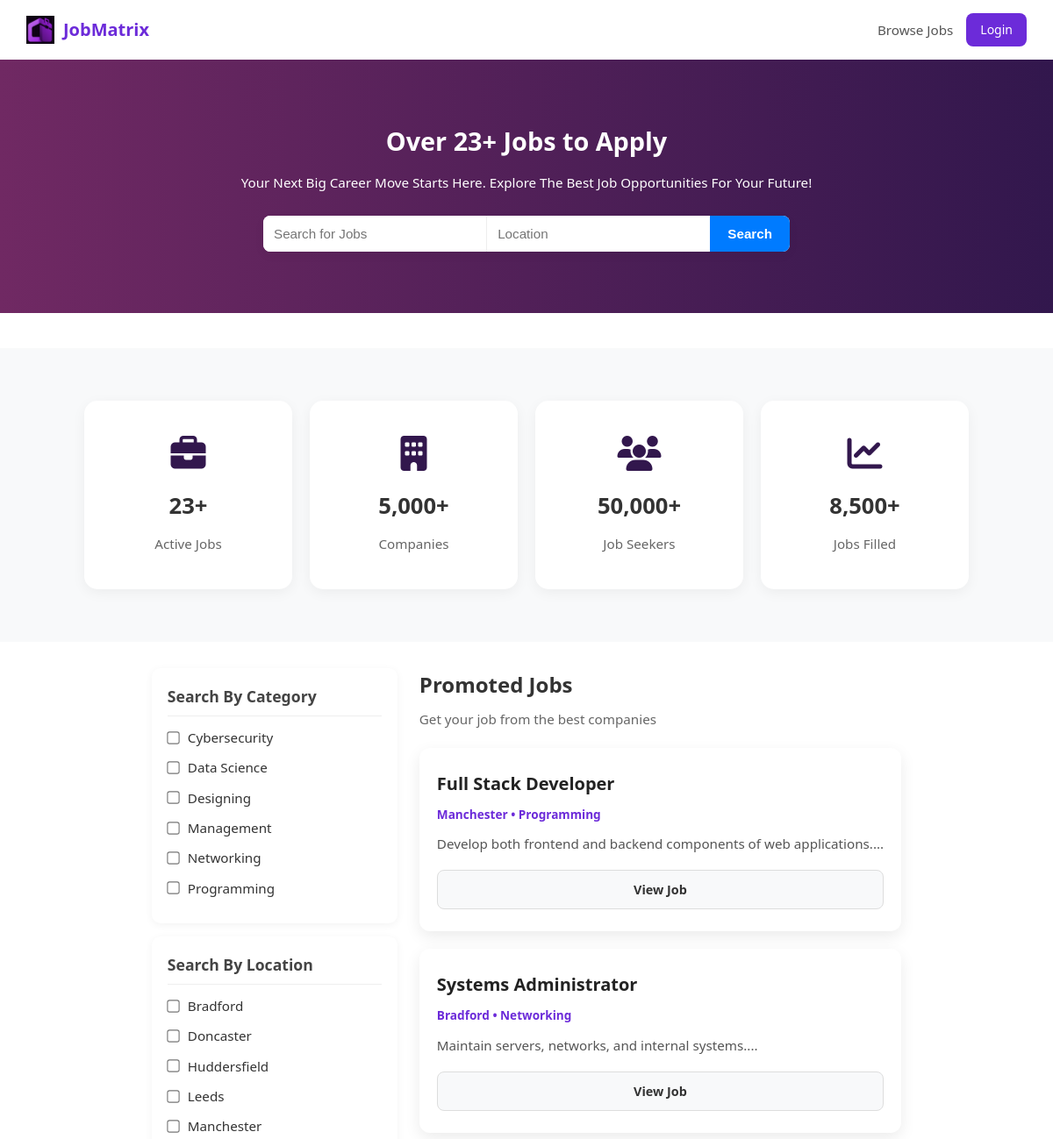
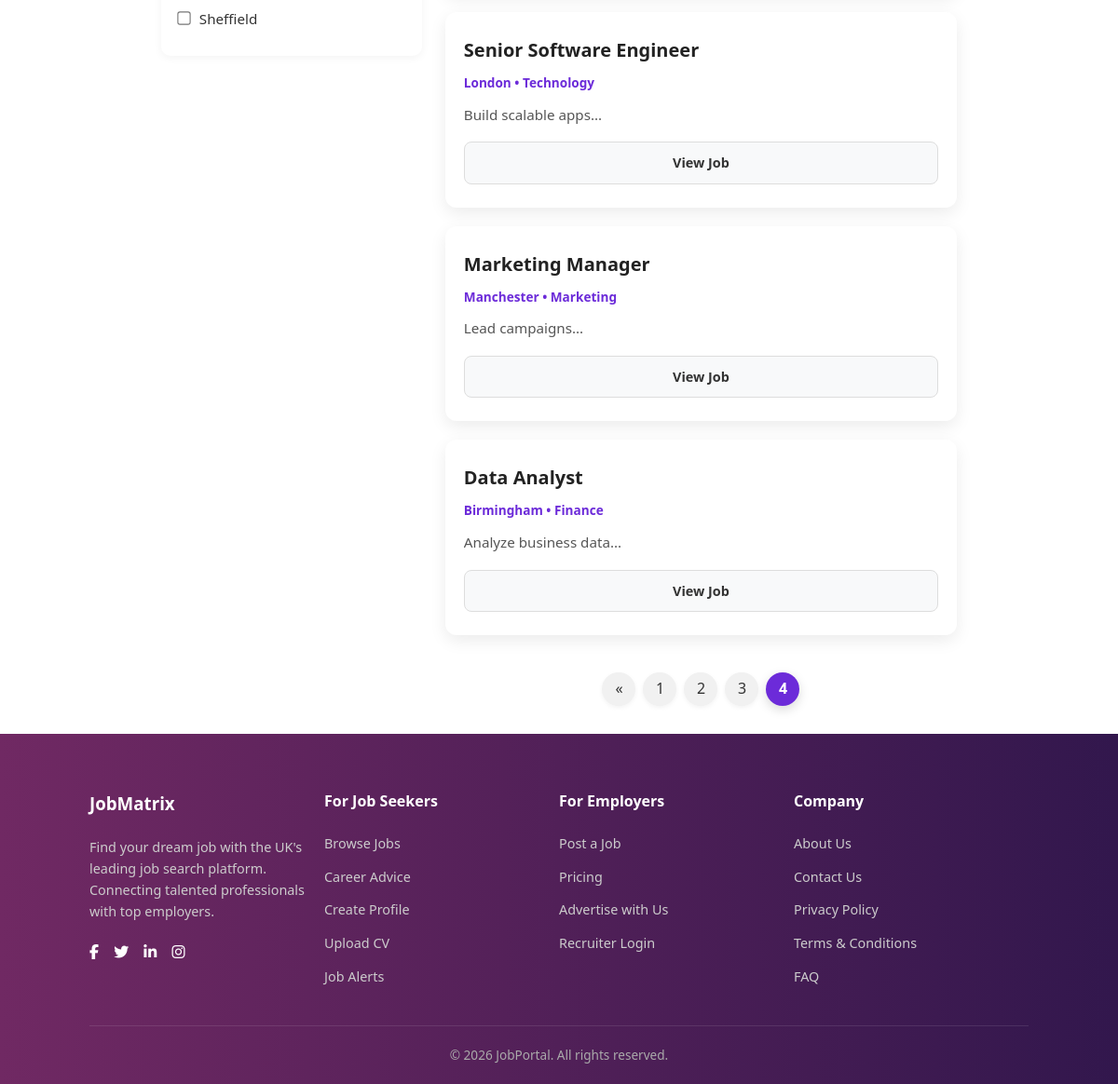
/?page=4, run on the app's committed database (2 pictures, top to bottom).
### tables this page shows
CREATE TABLE `jobs` (
  `id` int(11) NOT NULL,
  `title` varchar(255) DEFAULT NULL,
  `company` varchar(255) DEFAULT NULL,
  `location` varchar(255) DEFAULT NULL,
  `salary` varchar(100) DEFAULT NULL,
  `type` varchar(50) DEFAULT NULL,
  `category` varchar(100) DEFAULT NULL,
  `description` text DEFAULT NULL,
  `created_at` timestamp NOT NULL DEFAULT current_timestamp(),
  `is_promoted` tinyint(1) DEFAULT 0
);

### index.php (the view, shortened to what this page needs)
<?php
include 'includes/db.php';
include 'includes/header.php';
$jobsPerPage = 6;
$page = isset($_GET['page']) ? (int)$_GET['page'] : 1;
$offset = ($page - 1) * $jobsPerPage;
$totalQuery = "SELECT COUNT(*) as total FROM jobs";
$totalResult = mysqli_query($conn, $totalQuery);
$totalRow = mysqli_fetch_assoc($totalResult);
$totalJobs = $totalRow['total'];
$totalPages = ceil($totalJobs / $jobsPerPage);
$jobsQuery = "SELECT * FROM jobs
              ORDER BY is_promoted DESC, created_at DESC
              LIMIT $jobsPerPage OFFSET $offset";
$jobsResult = mysqli_query($conn, $jobsQuery);
$activeResult = $conn->query("SELECT COUNT(*) AS total_jobs FROM jobs");
$activeRow = $activeResult->fetch_assoc();
$total_active_jobs = $activeRow['total_jobs'];
?>
<section class="banner">
    <h1>Over <?php echo number_format($total_active_jobs); ?>+ Jobs to Apply</h1>
    <p>Your Next Big Career Move Starts Here. Explore The Best Job Opportunities For Your Future!</p>
    <div class="search-form">
        <input type="text" placeholder="Search for Jobs">
        <input type="text" placeholder="Location">
        <button>Search</button>
    </div>
</section>
<section class="stats">
    <div class="stats-container">
        <div class="stat-card">
            <i class="fas fa-briefcase"></i>
            <h3><?php echo number_format($total_active_jobs); ?>+</h3>
            <p>Active Jobs</p>
        </div>
        <div class="stat-card">
            <i class="fas fa-building"></i>
            <h3>5,000+</h3>
            <p>Companies</p>
        </div>
        <div class="stat-card">
            <i class="fas fa-users"></i>
            <h3>50,000+</h3>
            <p>Job Seekers</p>
        </div>
        <div class="stat-card">
            <i class="fas fa-chart-line"></i>
            <h3>8,500+</h3>
            <p>Jobs Filled</p>
        </div>
    </div>
</section>
<div class="main-container">
    <aside class="sidebar">
        <div class="filter-section">
            <h3>Search By Category</h3>
            <form>
                <label><input type="checkbox">Cybersecurity</label>
                <label><input type="checkbox">Data Science</label>
                <label><input type="checkbox">Designing</label>
                <label><input type="checkbox">Management</label>
                <label><input type="checkbox">Networking</label>
                <label><input type="checkbox">Programming</label>
            </form>
        </div>
        <div class="filter-section">
            <h3>Search By Location</h3>
            <form>
                <label><input type="checkbox">Bradford</label>
                <label><input type="checkbox">Doncaster</label>
                <label><input type="checkbox">Huddersfield</label>
                <label><input type="checkbox">Leeds</label>
                <label><input type="checkbox">Manchester</label>
                <label><input type="checkbox">Sheffield</label>
            </form>
        </div>
    </aside>
    <section class="latest-jobs">
        <h2>Promoted Jobs</h2>
        <p>Get your job from the best companies</p>
        <div class="job-cards">
            <?php while($job = mysqli_fetch_assoc($jobsResult)) { ?>
                <div class="job-card">
                    <h3><?php echo $job['title']; ?></h3>
                    <p class="level">
                        <?php echo $job['location']; ?> • <?php echo $job['category']; ?>
                    </p>
                    <p class="desc">
                        <?php echo substr($job['description'], 0, 120); ?>...
                    </p>
                    <div class="action">
                        <a href="job.php?id=<?php echo $job['id']; ?>" class="learn">View Job</a>
                    </div>
                </div>
            <?php } ?>
        </div>
        <div class="pagination">
            <?php if ($page > 1): ?>
                <a href="?page=<?php echo $page - 1; ?>">&laquo;</a>
            <?php endif; ?>
            <?php for ($i = 1; $i <= $totalPages; $i++): ?>
                <a href="?page=<?php echo $i; ?>"
                   class="<?php echo ($i == $page) ? 'active' : ''; ?>">
                   <?php echo $i; ?>
                </a>
            <?php endfor; ?>
        </div>
    </section>
</div>
<?php include 'includes/footer.php'; ?>

### assets/css/style.css (style rules this page uses)
* { margin: 0; padding: 0; box-sizing: border-box; }
body { font-family: 'Segoe UI', Tahoma, Geneva, Verdana, sans-serif; background-color: white; color: #333; line-height: 1.6; min-height: 100vh; display: flex; flex-direction: column; }
.banner { background: linear-gradient(90deg, #702963 0%, #32174d 100%); color: white; text-align: center; padding: 70px 20px; }
.banner h1 { font-size: 1.8rem; margin-bottom: 12px; }
.banner p { font-size: 0.95rem; max-width: 700px; margin: 0 auto 25px; }
.search-form { display: flex; max-width: 600px; margin: 0 auto; background: white; border-radius: 8px; overflow: hidden; box-shadow: 0 4px 12px rgba(0, 0, 0, 0.05); }
.search-form input { flex: 1; padding: 12px; border: none; font-size: 0.95rem; }
.search-form input:first-child { border-right: 1px solid #eee; }
.search-form button { background: #007bff; color: white; border: none; padding: 0 20px; font-weight: 600; cursor: pointer; transition: 0.3s; font-size: 0.95rem; }
.stats { margin-top: 40px; padding: 60px 8%; background: #f8f9fa; }
.stats-container { display: flex; justify-content: space-between; flex-wrap: wrap; gap: 20px; }
.stat-card { flex: 1; min-width: 220px; background: #fff; border-radius: 15px; padding: 40px 20px; text-align: center; box-shadow: 0 4px 15px rgba(0, 0, 0, 0.05); transition: all 0.3s ease; }
.stat-card i { font-size: 40px; color: #32174d; margin-bottom: 20px; }
.stat-card h3 { font-size: 1.6rem; margin-bottom: 10px; font-weight: 700; }
.stat-card p { color: #666; font-size: 0.95rem; }
.main-container { display: flex; max-width: 1400px; margin: 30px auto; padding: 0 15px; gap: 25px; flex: 1; }
.sidebar { width: 280px; flex-shrink: 0; }
.filter-section { background: #fff; padding: 18px; border-radius: 10px; box-shadow: 0 2px 10px rgba(0, 0, 0, 0.05); margin-bottom: 15px; }
.filter-section h3 { font-size: 1.1rem; margin-bottom: 12px; color: #444; border-bottom: 1px solid #eee; padding-bottom: 8px; }
.filter-section label { display: flex; align-items: center; margin-bottom: 10px; font-size: 0.95rem; cursor: pointer; }
.filter-section input { margin-right: 10px; transform: scale(1.1); }
.latest-jobs { flex: 1; order: 1; }
.latest-jobs h2 { font-size: 1.5rem; margin-bottom: 8px; color: #333; }
.latest-jobs > p { color: #666; margin-bottom: 20px; font-size: 0.95rem; }
.job-cards { display: grid; grid-template-columns: repeat(auto-fit, minmax(280px, 1fr)); gap: 20px; margin-bottom: 40px; }
.job-card { background: #fff; border-radius: 12px; padding: 25px 20px; box-shadow: 0 6px 18px rgba(0,0,0,0.08); transition: all 0.3s ease; display: flex; flex-direction: column; justify-content: space-between; position: relative; }
.job-card h3 { font-size: 1.25rem; margin-bottom: 8px; color: #222; }
.level { font-size: 0.85rem; color: #6c2bd9; font-weight: 600; margin-bottom: 12px; }
.desc { font-size: 0.95rem; color: #555; line-height: 1.5; margin-bottom: 18px; display: -webkit-box; -webkit-line-clamp: 3; -webkit-box-orient: vertical; overflow: hidden; }
.action { display: flex; gap: 10px; margin-top: auto; }
.action a { flex: 1; padding: 10px 0; text-align: center; border-radius: 8px; font-weight: 600; font-size: 0.9rem; text-decoration: none; transition: all 0.3s ease; }
.action .learn { background: #f8f9fa; color: #333; border: 1px solid #ddd; }
.pagination { display: flex; justify-content: center; align-items: center; gap: 8px; margin-top: 30px; flex-wrap: wrap; }
.pagination a { display: inline-flex; align-items: center; justify-content: center; min-width: 36px; height: 36px; padding: 0 10px; background: #f1f1f1; color: #333; font-weight: 500; border-radius: 50px; text-decoration: none; transition: all 0.3s ease; box-shadow: 0 2px 5px rgba(0,0,0,0.05); }
.pagination a.active { background: #6c2bd9; color: white; font-weight: 600; box-shadow: 0 4px 12px rgba(0,0,0,0.15); }

### data on the page
jobs: title "Full Stack Developer", location "Manchester", category "Programming", description "Develop both frontend and backend components of web applications."
jobs: title "Systems Administrator", location "Bradford", category "Networking", description "Maintain servers, networks, and internal systems."
jobs: title "Senior Software Engineer", location "London", category "Technology", description "Build scalable apps"
jobs: title "Marketing Manager", location "Manchester", category "Marketing", description "Lead campaigns"
jobs: title "Data Analyst", location "Birmingham", category "Finance", description "Analyze business data"

### other printed values
$total_active_jobs "23"
